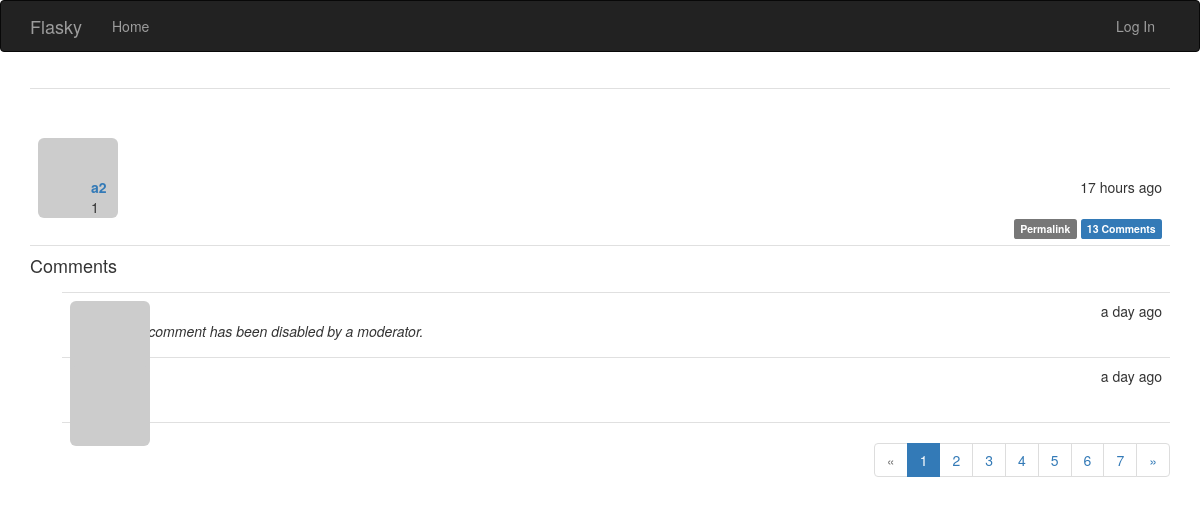
/post/1, run on an earlier commit of the app's database.
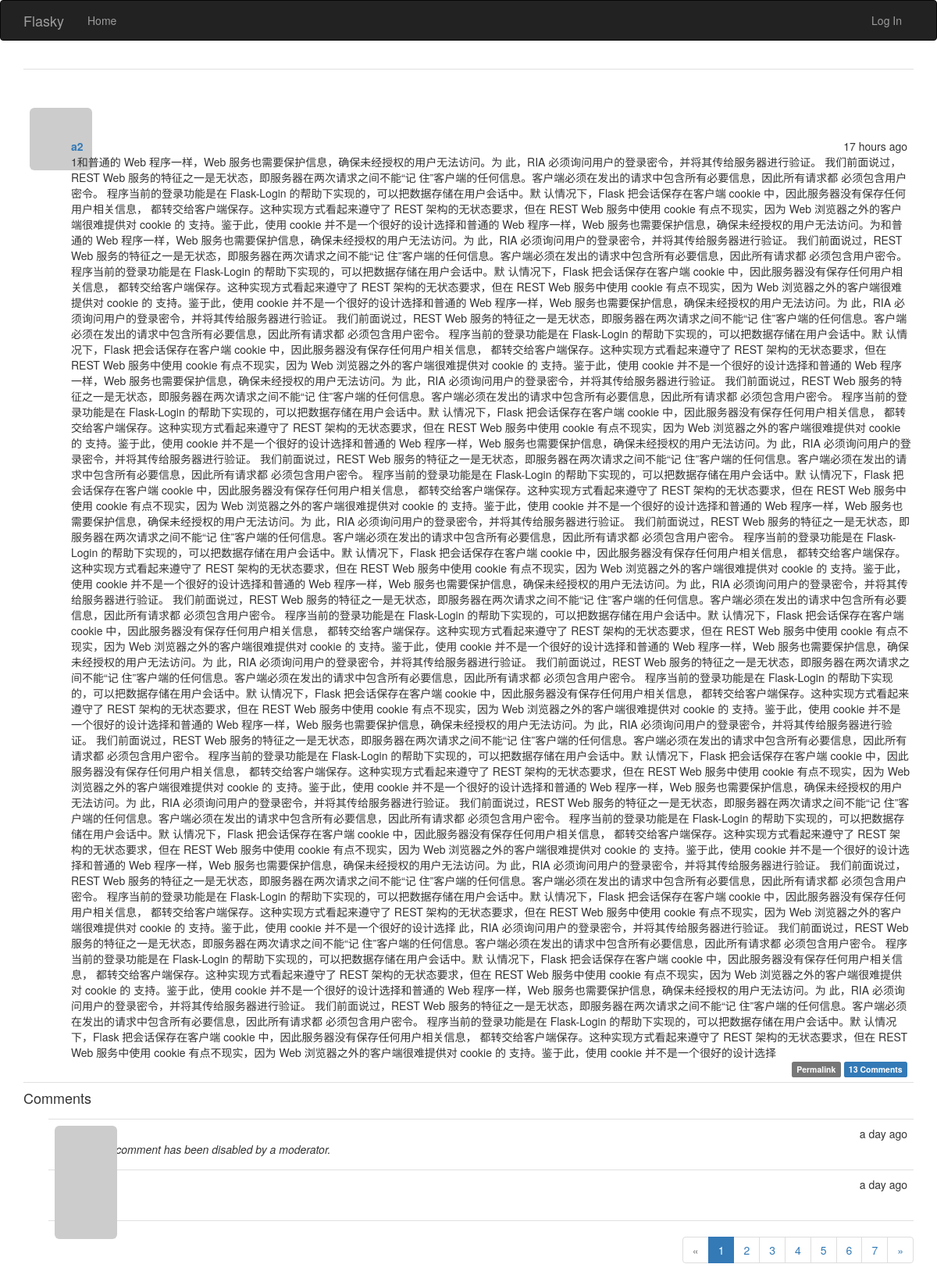
And on a later commit of the database.
### app/models.py (models this page shows, shortened)
class Post(db.Model):
    __tablename__ = 'posts'
    id = db.Column(db.Integer, primary_key=True)
    body = db.Column(db.Text)
    timestamp = db.Column(db.DateTime, index=True, default=datetime.utcnow)
    author_id = db.Column(db.Integer, db.ForeignKey('users.id'))
    body_html = db.Column(db.Text)
    comments = db.relationship('Comment', backref='post', lazy='dynamic')

class User(UserMixin, db.Model):
    __tablename__ = 'users'
    id = db.Column(db.Integer, primary_key=True)
    email = db.Column(db.String(64), unique=True, index=True)
    username = db.Column(db.String(64), unique=True, index=True)
    password_hash = db.Column(db.String(128))
    role_id = db.Column(db.Integer, db.ForeignKey('roles.id'))  # 一对多时，外键在多的一侧，多对一时，在一的一侧
    confirmed = db.Column(db.Boolean, default=False)
    location = db.Column(db.String(64))
    about_me = db.Column(db.Text())
    member_since = db.Column(db.DateTime(), default=datetime.utcnow)  # 注册日期
    last_seen = db.Column(db.DateTime(), default=datetime.utcnow)
    posts = db.relationship('Post', backref='author', lazy='dynamic')
    followed = db.relationship('Follow',
                               foreign_keys=[Follow.follower_id],
                               backref=db.backref('follower', lazy='joined'),
                               lazy='dynamic',
                               cascade='all, delete-orphan')
    followers = db.relationship('Follow',
                                foreign_keys=[Follow.followed_id],
                                backref=db.backref('followed', lazy='joined'),
                                lazy='dynamic',
                                cascade='all, delete-orphan')
    comments = db.relationship('Comment', backref='author', lazy='dynamic')
    def gravatar(self, size=100, default='identicon', rating='g'):
        if request.is_secure:
            url = 'https://secure.gravatar.com/avatar'
        else:
            url = 'http://www.gravatar.com/avatar'
        hash = hashlib.md5(self.email.encode('utf-8')).hexdigest()
        return '{url}/{hash}?s={size}&d={default}&r={rating}'.format(
            url=url, hash=hash, size=size, default=default, rating=rating)
    @property
    def password(self):
        raise AttributeError('password is not a readable attribute')

### app/main/views.py (the view, shortened to what this page needs)
@main.route('/post/<int:id>', methods=['GET', 'POST'])
def post(id):
    post = Post.query.get_or_404(id)
    form = CommentForm()
    page = request.args.get('page', 1, type=int)
    if page == -1:  # //表示整数除法
        page = (post.comments.count() - 1) // \
            2 + 1
    pagination = post.comments.order_by(Comment.timestamp.asc()).paginate(
        page, per_page=2,
        error_out=False)
    comments = pagination.items
    return render_template('post.html', posts=[post], form=form,
                           comments=comments, pagination=pagination)  # 共用_post.html模板，所以转换成数组

### app/auth/views.py (called while the page is built)
@auth.before_app_request
def before_request():
    if current_user.is_authenticated:
        current_user.ping()
        if current_user.is_authenticated \
                and not current_user.confirmed \
                and request.endpoint \
                and request.blueprint != 'auth'\
                and request.endpoint != 'static':  # ????????????
            return redirect(url_for('auth.unconfirmed'))

### app/main/__init__.py (called while the page is built)
@main.app_context_processor
def inject_permissions():
    return dict(Permission=Permission)

### app/models.py (called while the page is built)
    def can(self, permissions):
        return False

    def is_administrator(self):
        return False

### app/templates/post.html (shortened to what this page needs)
{% extends "base.html" %}
{% import "bootstrap/wtf.html" as wtf %}
{% import "_macros.html" as macros %}
{% block page_content %}
{% include '_posts.html' %}
<h4 id="comments">Comments</h4>
{% include '_comments.html' %}
{% if pagination %}
<div class="pagination">
    {{ macros.pagination_widget(pagination, '.post', fragment='#comments', id=posts[0].id) }}
</div>
{% endif %}
{% endblock %}

### app/templates/_posts.html (shortened to what this page needs)
<ul class="posts">
    {% for post in posts %}
        <li class="post">
            <div class="post-thumbnail">
                <a href="{{ url_for('.user', username=post.author.username) }}">
                    <img class="img-rounded profile-thumbnail" src="{{ post.author.gravatar(size=40) }}">
                </a>
            </div>
            <div class="post-content">
                <div class="post-date">{{ moment(post.timestamp).fromNow() }}</div>
                <div class="post-author"><a
                        href="{{ url_for('.user', username=post.author.username) }}">{{ post.author.username }}</a>
                </div>
                <div class="post-body">
                    {% if post.body_html %}
                        {{ post.body_html | safe }}
                    {% else %}
                        {{ post.body }}
                    {% endif %}
                </div>
                <div class="post-footer">
                    <a href="{{ url_for('.post', id=post.id) }}">
                        <span class="label label-default">Permalink</span>
                    </a>
                    <a href="{{ url_for('.post', id=post.id) }}#comments">
                        <span class="label label-primary">{{ post.comments.count() }} Comments</span>
                    </a>
                </div>
            </div>
        </li>
    {% endfor %}
</ul>

What changed in the data, as far as the page shows it:
changed Post: body "1" → "1和普通的 Web 程序一样，Web 服务也需要保护信息，确保未经授权的用户无法访问。为 此，RIA 必须询问用户的登录密令，并将其传给服务器进行验证。 我们前面说过，REST Web 服务的特征之一是无状态，即服务器在两次请求之间不能“记 住”客户端的任何信息。客户端必须在发出的请求中包含所有必要信息，因此所有请求都 必须包含用户密令。 程序当前的登录功能是在 Flask-Login 的帮助下实现的，可以把数据存储在用户会话中。默 认情况下，Flask 把会话保存在客户端 cookie 中，因此服务器没有保存任何用户相关信息， 都转交给客户端保存。这种实现方式看起来遵守了 REST 架构的无状态要求，但在 REST Web 服务中使用 cookie 有点不现实，因为 Web 浏览器之外的客户端很难提供对 cookie 的 支持。鉴于此，使用 cookie 并不是一个很好的设计选择和普通的 Web 程序一样，Web 服务也需要保护信息，确保未经授权的用户无法访问。为和普通的 Web 程序一样，Web 服务也需要保护信息，确保未经授权的用户无法访问。为 此，RIA 必须询问用户的登录密令，并将其传给服务器进行验证。 我们前面说过，REST Web 服务的特征之一是无状态，即服务器在两次请求之间不能“记 住”客户端的任何信息。客户端必须在发出的请求中包含所有必要信息，因此所有请求都 必须包含用户密令。 程序当前的登录功能是在 Flask-Login 的帮助下实现的，可以把数据存储在用户会话中。默 认情况下，Flask 把会话保存在客户端 cookie…"
